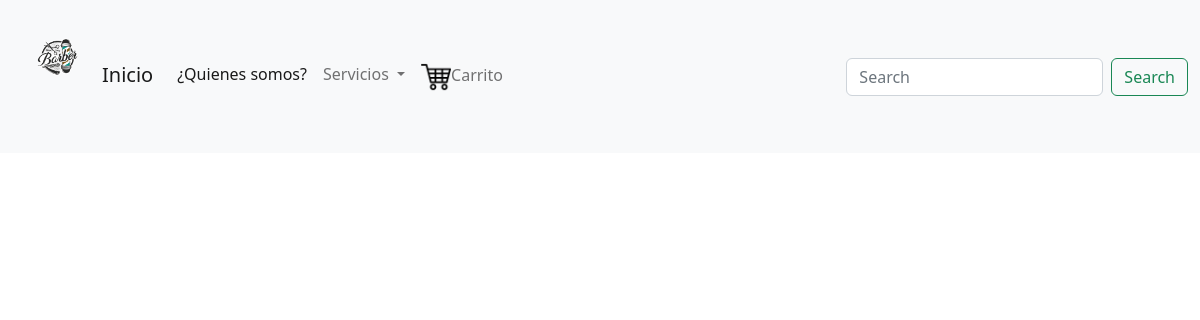
The app's page /servicios, older data.
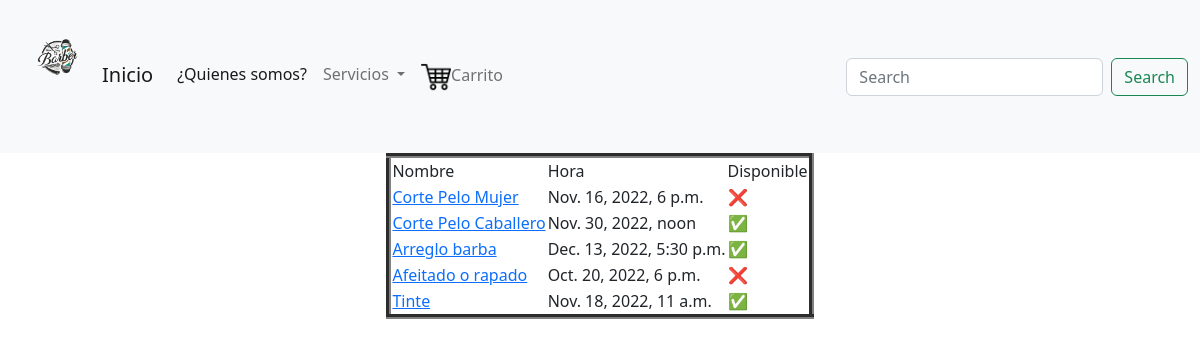
The same page, newer data.
### barbershopApp/models.py (models this page shows)
class Servicioss(models.Model):
    nombre = models.CharField(max_length=100, blank=False, null=False)
    hora = models.DateTimeField(null=False)
    disponible = models.BooleanField(blank=False, null=False)
    imagen = models.ImageField(upload_to='barbershopApp/static/media', null=False, blank=False)
    descripcion = models.TextField(max_length=255, blank=False, null=False)
    precio = models.FloatField(null = False, blank=False)

### barbershopApp/views.py (the view)
# urls.py: path('servicios', views.list_servicios, name = 'servicios'),
def list_servicios(request):
    servicios = Servicioss.objects.all()
    return render(request, 'servicios.html', {'servicios' : servicios})

### barbershopApp/templates/servicios.html
{% extends 'base.html' %}
{% block content %}
<div>
    {% if servicios.count > 0 %}
    <table border="5" style="margin: 0 auto;">
        <tr>
            <td>Nombre</td>
            <td>Hora</td>
            <td>Disponible</td>
        </tr>
        {% for s in servicios %}
            <tr>
                <td><a href="{{s.id}}">{{s.nombre}}</a></td>
                <td>{{s.hora}}</td>
                {% if s.disponible == True %}
                <td>✅</td>
                {% else %}
                <td>❌</td>
                {% endif %}
            </tr>
            {% endfor %}
        </table>
        {% endif %}
    </div>
{% endblock %}

### barbershopApp/templates/base.html (shortened to what this page needs)
{% load static %}
<!DOCTYPE html>
<html>
<head>
    <link href="https://cdn.jsdelivr.net/npm/bootstrap@5.2.2/dist/css/bootstrap.min.css" rel="stylesheet">
</head>
    <body>
        <nav class="navbar navbar-expand-lg bg-light">
            <div class="container-fluid">
              <a class="navbar-brand" href="{% url 'home' %}"><img src ="{% static 'media/ilustracion_sin_titulo.png' %}" alt="carrito" width="90">Inicio</a>
              <div class="collapse navbar-collapse" id="navbarSupportedContent">
                <ul class="navbar-nav me-auto mb-2 mb-lg-0">
                  <li class="nav-item">
                    <a class="nav-link active" aria-current="page" href="#">¿Quienes somos?</a>
                  </li>
                  <li class="nav-item dropdown">
                    <a class="nav-link dropdown-toggle" href="#" role="button" data-bs-toggle="dropdown" aria-expanded="false">
                      Servicios
                    </a>
                  </li>
                  <li class="nav-item">
                    <a class="nav-link" href="#"> <img src ="{% static 'media/carrito.png' %}" alt="carrito" width="30">Carrito<a>
                  </li>
                </ul>
                <form class="d-flex" role="search">
                  <input class="form-control me-2" type="search" placeholder="Search" aria-label="Search">
                  <button class="btn btn-outline-success" type="submit">Search</button>
                </form>
              </div>
            </div>
          </nav>
    {% block content %}{% endblock %}
    </body>
</html>

Row changes from the older to the newer data that the page shows:
added Servicioss: nombre "Corte Pelo Mujer", hora "Nov. 16, 2022, 6 p.m."
added Servicioss: nombre "Corte Pelo Caballero", hora "Nov. 30, 2022, noon"
added Servicioss: nombre "Arreglo barba", hora "Dec. 13, 2022, 5:30 p.m."
added Servicioss: nombre "Afeitado o rapado", hora "Oct. 20, 2022, 6 p.m."
added Servicioss: nombre "Tinte", hora "Nov. 18, 2022, 11 a.m."
Text that changed along with them:
text now shown: "Nombre Hora Disponible"
